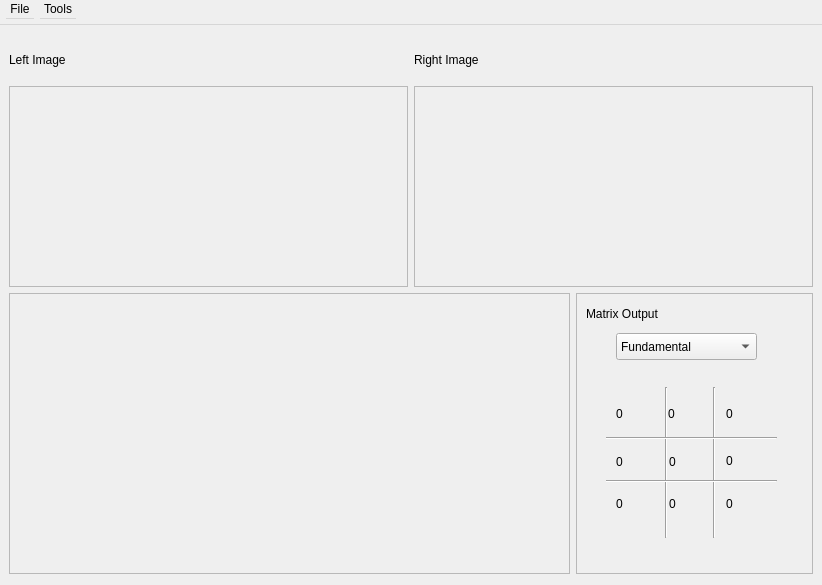
<?xml version="1.0" encoding="UTF-8"?>
<ui version="4.0">
 <class>StereoModule</class>
 <widget class="QWidget" name="StereoModule">
  <property name="geometry">
   <rect>
    <x>0</x>
    <y>0</y>
    <width>822</width>
    <height>585</height>
   </rect>
  </property>
  <property name="windowTitle">
   <string>QOpenCV::Stereo Module</string>
  </property>
  <layout class="QGridLayout" name="gridLayout_8">
   <property name="leftMargin">
    <number>0</number>
   </property>
   <property name="topMargin">
    <number>0</number>
   </property>
   <property name="rightMargin">
    <number>0</number>
   </property>
   <item row="0" column="0">
    <widget class="QMenuBar" name="menubar">
     <property name="maximumSize">
      <size>
       <width>822</width>
       <height>25</height>
      </size>
     </property>
     <property name="defaultUp">
      <bool>false</bool>
     </property>
     <widget class="QMenu" name="menuFile">
      <property name="title">
       <string>File</string>
      </property>
      <addaction name="actionLoad_left_image"/>
      <addaction name="actionLoad_right_image"/>
      <addaction name="separator"/>
      <addaction name="actionSave_as"/>
     </widget>
     <widget class="QMenu" name="menuTools">
      <property name="title">
       <string>Tools</string>
      </property>
      <widget class="QMenu" name="menuFundamental_Matrix">
       <property name="title">
        <string>Fundamental Matrix</string>
       </property>
       <addaction name="action7_Points"/>
       <addaction name="action8_Points_Method"/>
       <addaction name="actionRANSAC"/>
      </widget>
      <addaction name="menuFundamental_Matrix"/>
      <addaction name="actionHomography_Matrix"/>
      <addaction name="separator"/>
      <addaction name="actionDraw_Epipolar_Lines"/>
      <addaction name="actionGenerate_Mosaic"/>
      <addaction name="separator"/>
      <addaction name="actionCalibrate_Camera"/>
     </widget>
     <addaction name="menuFile"/>
     <addaction name="menuTools"/>
    </widget>
   </item>
   <item row="1" column="0">
    <layout class="QGridLayout" name="gridLayout_7">
     <property name="leftMargin">
      <number>9</number>
     </property>
     <property name="topMargin">
      <number>9</number>
     </property>
     <property name="rightMargin">
      <number>9</number>
     </property>
     <item row="0" column="0">
      <layout class="QGridLayout" name="gridLayout_6">
       <item row="0" column="0">
        <layout class="QHBoxLayout" name="horizontalLayout">
         <item>
          <layout class="QGridLayout" name="gridLayout_4">
           <item row="0" column="0">
            <widget class="QLabel" name="label">
             <property name="text">
              <string>Left Image</string>
             </property>
            </widget>
           </item>
           <item row="1" column="0">
            <widget class="QFrame" name="frame">
             <property name="minimumSize">
              <size>
               <width>389</width>
               <height>201</height>
              </size>
             </property>
             <property name="frameShape">
              <enum>QFrame::StyledPanel</enum>
             </property>
             <property name="frameShadow">
              <enum>QFrame::Raised</enum>
             </property>
             <layout class="QGridLayout" name="gridLayout">
              <item row="0" column="0">
               <widget class="QLabel" name="leftImageLabel">
                <property name="text">
                 <string/>
                </property>
               </widget>
              </item>
             </layout>
            </widget>
           </item>
          </layout>
         </item>
         <item>
          <layout class="QGridLayout" name="gridLayout_5">
           <item row="0" column="0">
            <widget class="QLabel" name="label_2">
             <property name="text">
              <string>Right Image</string>
             </property>
            </widget>
           </item>
           <item row="1" column="0">
            <widget class="QFrame" name="frame_2">
             <property name="minimumSize">
              <size>
               <width>389</width>
               <height>201</height>
              </size>
             </property>
             <property name="frameShape">
              <enum>QFrame::StyledPanel</enum>
             </property>
             <property name="frameShadow">
              <enum>QFrame::Raised</enum>
             </property>
             <layout class="QGridLayout" name="gridLayout_2">
              <item row="0" column="0">
               <widget class="QLabel" name="rightImageLabel">
                <property name="text">
                 <string/>
                </property>
               </widget>
              </item>
             </layout>
            </widget>
           </item>
          </layout>
         </item>
        </layout>
       </item>
       <item row="1" column="0">
        <layout class="QHBoxLayout" name="horizontalLayout_2">
         <item>
          <widget class="QFrame" name="frame_3">
           <property name="minimumSize">
            <size>
             <width>561</width>
             <height>281</height>
            </size>
           </property>
           <property name="frameShape">
            <enum>QFrame::StyledPanel</enum>
           </property>
           <property name="frameShadow">
            <enum>QFrame::Raised</enum>
           </property>
           <layout class="QGridLayout" name="gridLayout_3">
            <item row="0" column="0">
             <widget class="QLabel" name="outputImageLabel">
              <property name="text">
               <string/>
              </property>
             </widget>
            </item>
           </layout>
          </widget>
         </item>
         <item>
          <widget class="QFrame" name="frame_4">
           <property name="minimumSize">
            <size>
             <width>221</width>
             <height>281</height>
            </size>
           </property>
           <property name="frameShape">
            <enum>QFrame::StyledPanel</enum>
           </property>
           <property name="frameShadow">
            <enum>QFrame::Raised</enum>
           </property>
           <widget class="QLabel" name="label_3">
            <property name="geometry">
             <rect>
              <x>10</x>
              <y>10</y>
              <width>121</width>
              <height>21</height>
             </rect>
            </property>
            <property name="text">
             <string>Matrix Output</string>
            </property>
           </widget>
           <widget class="QComboBox" name="comboBox">
            <property name="geometry">
             <rect>
              <x>40</x>
              <y>40</y>
              <width>141</width>
              <height>27</height>
             </rect>
            </property>
            <item>
             <property name="text">
              <string>Fundamental</string>
             </property>
            </item>
            <item>
             <property name="text">
              <string>Homography</string>
             </property>
            </item>
            <item>
             <property name="text">
              <string>Camera Matrix</string>
             </property>
            </item>
           </widget>
           <widget class="QLabel" name="matrixLeftTopLabel">
            <property name="geometry">
             <rect>
              <x>40</x>
              <y>110</y>
              <width>41</width>
              <height>21</height>
             </rect>
            </property>
            <property name="text">
             <string>0</string>
            </property>
           </widget>
           <widget class="Line" name="line">
            <property name="geometry">
             <rect>
              <x>80</x>
              <y>94</y>
              <width>20</width>
              <height>151</height>
             </rect>
            </property>
            <property name="orientation">
             <enum>Qt::Vertical</enum>
            </property>
           </widget>
           <widget class="Line" name="line_2">
            <property name="geometry">
             <rect>
              <x>128</x>
              <y>94</y>
              <width>20</width>
              <height>151</height>
             </rect>
            </property>
            <property name="orientation">
             <enum>Qt::Vertical</enum>
            </property>
           </widget>
           <widget class="Line" name="line_3">
            <property name="geometry">
             <rect>
              <x>30</x>
              <y>135</y>
              <width>171</width>
              <height>20</height>
             </rect>
            </property>
            <property name="orientation">
             <enum>Qt::Horizontal</enum>
            </property>
           </widget>
           <widget class="Line" name="line_4">
            <property name="geometry">
             <rect>
              <x>30</x>
              <y>178</y>
              <width>171</width>
              <height>20</height>
             </rect>
            </property>
            <property name="orientation">
             <enum>Qt::Horizontal</enum>
            </property>
           </widget>
           <widget class="QLabel" name="matrixCenterTopLabel">
            <property name="geometry">
             <rect>
              <x>92</x>
              <y>110</y>
              <width>41</width>
              <height>21</height>
             </rect>
            </property>
            <property name="text">
             <string>0</string>
            </property>
           </widget>
           <widget class="QLabel" name="matrixRightTopLabel">
            <property name="geometry">
             <rect>
              <x>150</x>
              <y>110</y>
              <width>41</width>
              <height>21</height>
             </rect>
            </property>
            <property name="text">
             <string>0</string>
            </property>
           </widget>
           <widget class="QLabel" name="matrixLeftMiddleLabel">
            <property name="geometry">
             <rect>
              <x>40</x>
              <y>158</y>
              <width>41</width>
              <height>21</height>
             </rect>
            </property>
            <property name="text">
             <string>0</string>
            </property>
           </widget>
           <widget class="QLabel" name="matrixLeftBottomLabel">
            <property name="geometry">
             <rect>
              <x>40</x>
              <y>200</y>
              <width>41</width>
              <height>21</height>
             </rect>
            </property>
            <property name="text">
             <string>0</string>
            </property>
           </widget>
           <widget class="QLabel" name="matrixCenterMiddleLabel">
            <property name="geometry">
             <rect>
              <x>93</x>
              <y>158</y>
              <width>41</width>
              <height>21</height>
             </rect>
            </property>
            <property name="text">
             <string>0</string>
            </property>
           </widget>
           <widget class="QLabel" name="matrixCenterBottomLabel">
            <property name="geometry">
             <rect>
              <x>93</x>
              <y>200</y>
              <width>41</width>
              <height>21</height>
             </rect>
            </property>
            <property name="text">
             <string>0</string>
            </property>
           </widget>
           <widget class="QLabel" name="matrixRightMiddleLabel">
            <property name="geometry">
             <rect>
              <x>150</x>
              <y>157</y>
              <width>41</width>
              <height>21</height>
             </rect>
            </property>
            <property name="text">
             <string>0</string>
            </property>
           </widget>
           <widget class="QLabel" name="matrixRightBottomLabel">
            <property name="geometry">
             <rect>
              <x>150</x>
              <y>200</y>
              <width>41</width>
              <height>21</height>
             </rect>
            </property>
            <property name="text">
             <string>0</string>
            </property>
           </widget>
          </widget>
         </item>
        </layout>
       </item>
      </layout>
     </item>
    </layout>
   </item>
  </layout>
  <action name="actionLoad_right_image">
   <property name="text">
    <string>Load right image ...</string>
   </property>
  </action>
  <action name="actionLoad_left_image">
   <property name="text">
    <string>Load left image ...</string>
   </property>
  </action>
  <action name="actionSave_as">
   <property name="text">
    <string>Save as ...</string>
   </property>
  </action>
  <action name="action7_Points">
   <property name="text">
    <string>7-Points Method</string>
   </property>
  </action>
  <action name="action8_Points_Method">
   <property name="text">
    <string>8-Points Method</string>
   </property>
  </action>
  <action name="actionRANSAC">
   <property name="text">
    <string>RANSAC</string>
   </property>
  </action>
  <action name="actionHomography_Matrix">
   <property name="text">
    <string>Homography Matrix</string>
   </property>
  </action>
  <action name="actionDraw_Epipolar_Lines">
   <property name="text">
    <string>Draw Epipolar Lines</string>
   </property>
  </action>
  <action name="actionGenerate_Mosaic">
   <property name="text">
    <string>Generate Mosaic</string>
   </property>
  </action>
  <action name="actionCalibrate_Camera">
   <property name="text">
    <string>Calibrate Camera ...</string>
   </property>
  </action>
 </widget>
 <resources/>
 <connections/>
</ui>
